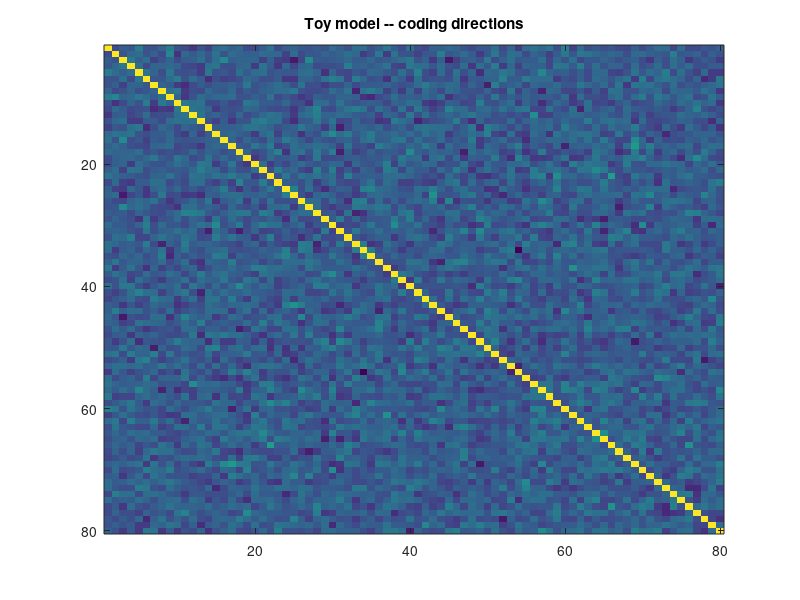

This figure's MATLAB source: (Note: this script raises an error after producing the figure.)
%
% toy model
%
% =======================================
%
% Ziqiang Wei
% weiz@janelia.hhmi.org

% sample rate 
fs        = 1000;
t         = 1/fs:1/fs:4;
numNeuron = 100;
t_period  = 0.05; % rotation per t_period second
numSwitch = 4/t_period;
numTime   = t_period*fs;
numT      = numSwitch*numTime;

% coding direction is defined as act_no - act_yes
coding_direction = randn(numNeuron, numSwitch)*1;
figure,
imagesc(corr(coding_direction));
title('Toy model -- coding directions')

neural_act       = coding_direction - min(coding_direction, [], 2);
neural_act_yes   = ones(numNeuron, numSwitch)*0.5;
neural_act_no    = neural_act*0.4 + neural_act_yes;

% ephys data
numTrial = 100;
neural_act_yes = repmat(neural_act_yes, [1, 1, numTime]);
neural_act_yes = reshape(permute(neural_act_yes, [1, 3, 2]), numNeuron, []);
neural_act_no  = repmat(neural_act_no, [1, 1, numTime]);
neural_act_no  = reshape(permute(neural_act_no, [1, 3, 2]), numNeuron, []);

act_yes = zeros(numTrial, numNeuron, numT);
act_no  = act_yes;

for nTrial = 1:numTrial
    act_yes(nTrial, :, :) = neural_act_yes/fs > rand(size(neural_act_yes));
    act_no(nTrial, :, :)  = neural_act_no/fs > rand(size(neural_act_no));
end


last_period     = 0.2; % last period of decoding
last_period_bin = last_period * fs;

ave_yes         = squeeze(mean(act_yes(:, :, numT-last_period_bin:numT), 3));
ave_no          = squeeze(mean(act_no(:, :, numT-last_period_bin:numT), 3));
totTargets      = [ones(numTrial, 1); zeros(numTrial, 1)];
ave_            = [ave_yes; ave_no];

Mdl  = fitcdiscr(ave_, totTargets, 'discrimType','pseudoLinear', 'Kfold', 5);
performance = 1 - Mdl.kfoldLoss;
disp(['Ephys performance at last period of ' num2str(last_period) ' sec is ' num2str(performance)])


% S2C model
ca_linear   = zeros(numTrial*2, numNeuron, numT);
params = [1.7, 0.06, 1.0]; % decay, rise, internal noise


for nNeuron = 1:numNeuron
    spikeTimes = cell(numTrial*2, 1);
    for nTrial = 1:numTrial
        spikeTimes{nTrial}          = find(squeeze(act_yes(nTrial, nNeuron, :)))/fs;
        spikeTimes{nTrial+numTrial} = find(squeeze(act_no(nTrial, nNeuron, :)))/fs;
    end
    ca_linear(:, nNeuron, :) = spikeTimeToLinearImaging(spikeTimes, t, params);
end

g = @(p,x) p(1) + p(2)./ (1 + exp((p(3)-x)*p(4)));
p_nonlinear = [0, 3, 4, 1];
ca_act = g(p_nonlinear, ca_linear) + randn(size(ca_linear)) * 0.3;


Mdl  = fitcdiscr(squeeze(ca_linear(:, :, end)), totTargets, 'discrimType','pseudoLinear', 'Kfold', 5);
performance = 1 - Mdl.kfoldLoss;
disp(['Ca++ performance (linear model) at last time is ' num2str(performance)])

Mdl  = fitcdiscr(squeeze(ca_act(:, :, end)), totTargets, 'discrimType','pseudoLinear', 'Kfold', 5);
performance = 1 - Mdl.kfoldLoss;
disp(['Ca++ performance (nonlinear model) at last time is ' num2str(performance)])
